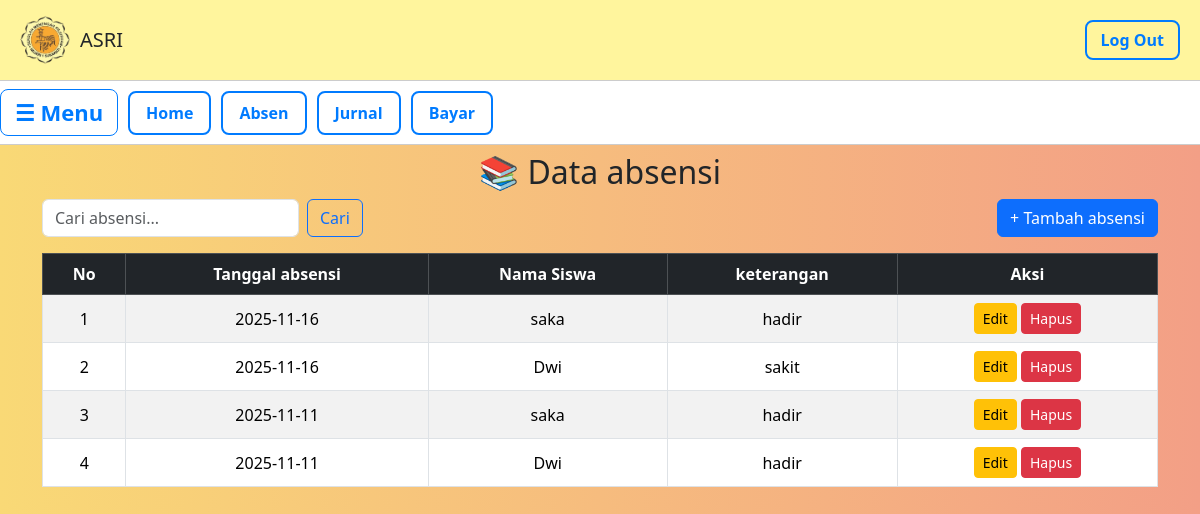
The page /Data/absen/absen.php on the database its author committed.
### tables this page shows
CREATE TABLE `absensi` (
  `id_absensi` int NOT NULL,
  `id_siswa` int NOT NULL,
  `tgl_absensi` date NOT NULL,
  `keterangan` varchar(10) NOT NULL
);

CREATE TABLE `siswa` (
  `id_siswa` int NOT NULL,
  `nama_siswa` varchar(50) NOT NULL,
  `no_absen` int NOT NULL,
  `nis` int NOT NULL,
  `nisn` varchar(15) NOT NULL,
  `tgl_lahir` date NOT NULL,
  `alamat` text NOT NULL,
  `telp` varchar(15) NOT NULL,
  `id_kelas` int NOT NULL
);

### Data/absen/absen.php (the view, shortened to what this page needs)
<!DOCTYPE html>
<html lang="id">
<head>
  <link rel="stylesheet" href="../../admin.css">
</head>
<body>
  <header>
    <div class="logo">
      <img src="../../Image/lgo.png" alt="Logo">
      <h1>ASRI</h1>
    </div>
    <a href="../../index.php" class="logout">Log Out</a>
  </header>
  <div class="navbar">
    <button class="menu-toggle" onclick="toggleSidebar()">☰ Menu</button>
    <a href ="../../Data/data.php" class="btn-secondary">Home</a>
    <a href="absen.php" class="btn-secondary">Absen</a>
    <a href="../../Data/jurnal/jurnal.php" class="btn-secondary">Jurnal</a>
    <a href="../../Data/bayar/pembayaran.php" class="btn-secondary">Bayar</a>
  </div>
<?php
include "../../koneksi.php";
$cari = "";
if (isset($_GET['cari']) && $_GET['cari'] != "") {
    $cari = $_GET['cari'];
    $result = mysqli_query($koneksi, "SELECT * FROM absensi, siswa
                                      WHERE absensi.id_siswa = siswa.id_siswa
                                      AND tgl_absensi LIKE '%$cari%'
                                      OR keterangan LIKE '%$cari%'
                                      ORDER BY id_absensi DESC");
} else {
    $result = mysqli_query($koneksi, "SELECT * FROM absensi, siswa  WHERE absensi.id_siswa = siswa.id_siswa  ORDER BY id_absensi DESC");
}
?>
<link href="https://cdn.jsdelivr.net/npm/bootstrap@5.3.3/dist/css/bootstrap.min.css" rel="stylesheet">
<div class="container mt-2">
    <h2 class="mb-2 text-center">📚 Data absensi</h2>
    <div class="d-flex justify-content-between mb-3">
        <form class="d-flex" method="get" action="">
            <input class="form-control me-2" type="search" name="cari" placeholder="Cari absensi..." value="<?= htmlspecialchars($cari) ?>">
            <button class="btn btn-outline-primary" type="submit">Cari</button>
        </form>
        <a href="absen_tambah.php" class="btn btn-primary">+ Tambah absensi</a>
    </div>
    <div class="table-responsive">
        <table class="table table-bordered table-striped table-hover align-middle text-center">
            <thead class="table-dark">
                <tr>
                    <th>No</th>
                    <th>Tanggal absensi</th>
                    <th>Nama Siswa</th>
                    <th>keterangan</th>
                    <th>Aksi</th>
                </tr>
            </thead>
            <tbody>
            <?php
            $no = 1;
            if (mysqli_num_rows($result) > 0) {
                while ($row = mysqli_fetch_assoc($result)) { ?>
                    <tr>
                        <td><?= $no++ ?></td>
                        <td><?= $row['tgl_absensi'] ?></td>
                        <td><?= $row['nama_siswa'] ?></td>
                        <td><?= $row['keterangan'] ?></td>
                        <td>
                            <a href="absen_edit.php?id=<?= $row['id_absensi'] ?>" class="btn btn-sm btn-warning">Edit</a>
                            <a href="absen_hapus.php?id=<?= $row['id_absensi'] ?>"
                               class="btn btn-sm btn-danger"
                               onclick="return confirm('Yakin ingin menghapus absensi ini?')">Hapus</a>
                        </td>
                    </tr>
            <?php }
            } else { ?>
                <tr>
                    <td colspan="5" class="text-center text-muted">⚠️ Data tidak ditemukan</td>
                </tr>
            <?php } ?>
            </tbody>
        </table>
    </div>
</div>
</body>
</html>

### admin.css (style rules this page uses)
body { margin: 0; font-family: Arial, sans-serif; background: linear-gradient(90deg , #f9d976, #f39f86); }
header { background: #fff59d; padding: 15px 20px; display: flex; justify-content: space-between; align-items: center; border-bottom: 1px solid #ccc; flex-wrap: wrap; }
header .logo { display: flex; align-items: center; gap: 10px; }
header img { height: 50px; }
header h1 { font-size: 20px; margin: 0; }
.logout { border: 2px solid #007bff; background: none; color: #007bff; padding: 6px 14px; border-radius: 8px; font-weight: bold; text-decoration: none; transition: 0.3s; }
.btn-secondary { display: inline-block; background: #fff; color: #007bff; border: 2px solid #007bff; padding: 8px 16px; border-radius: 8px; text-decoration: none; font-weight: bold; transition: 0.3s; }
.navbar { background: white; display: flex; align-items: center; gap: 10px; padding: 10px; flex-wrap: wrap; border-bottom: 1px solid #ccc; justify-content: flex-start !important; }
.navbar button { border: 1px solid #007bff; background: none; color: #007bff; padding: 6px 14px; border-radius: 8px; font-weight: bold; cursor: pointer; transition: 0.3s; }
.menu-toggle { font-size: 22px; cursor: pointer; border: none; background: none; }

### rows shown on the page
absensi: tgl_absensi "2025-11-16", id_siswa.nama_siswa "saka", keterangan "hadir"
absensi: tgl_absensi "2025-11-16", id_siswa.nama_siswa "Dwi", keterangan "sakit"
absensi: tgl_absensi "2025-11-11", id_siswa.nama_siswa "saka", keterangan "hadir"
absensi: tgl_absensi "2025-11-11", id_siswa.nama_siswa "Dwi", keterangan "hadir"
